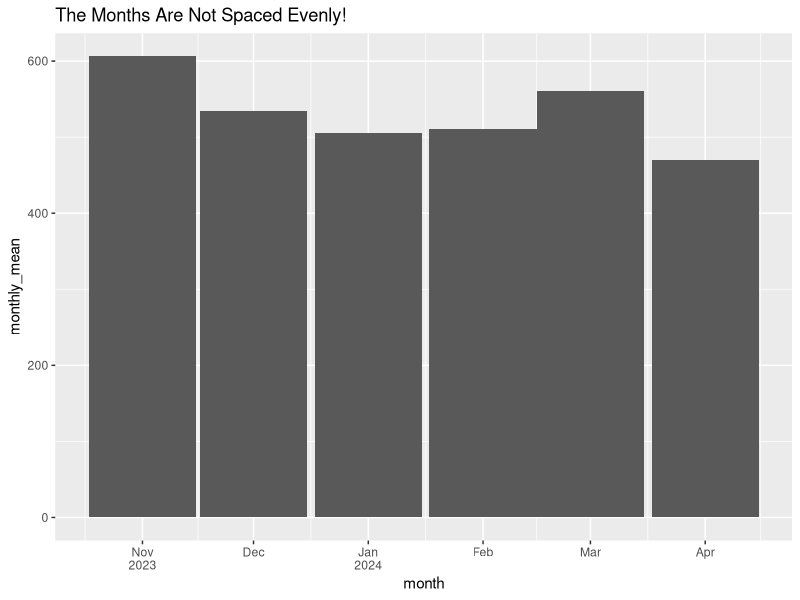
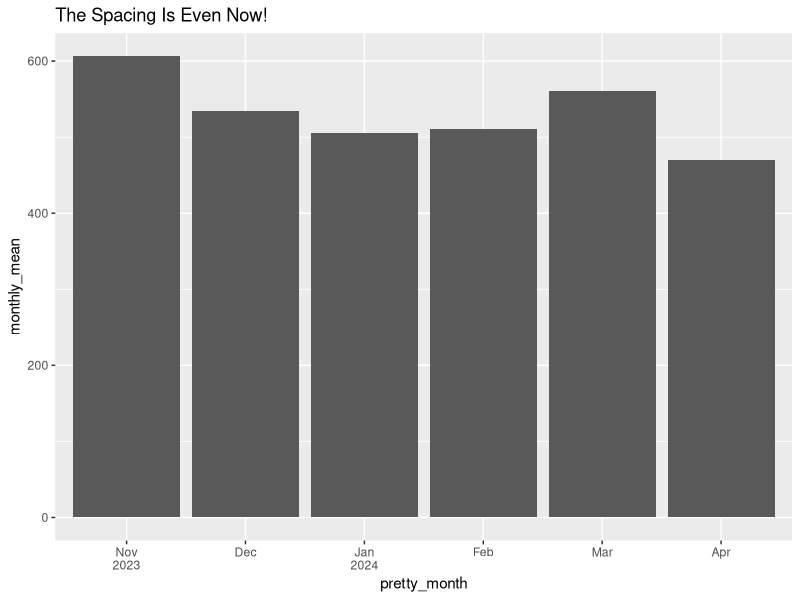

Write the R code that produced these figures, in order.
## ---- chunk 1
library(tidyverse)
## ---- chunk 2
month_data <- tibble(dates = seq(ymd("2023-11-01"), ymd("2024-04-30"), by = "day"),
                     data = sample(1:1e3, 182)) |>
  mutate(month = floor_date(dates, "month")) |>
  group_by(month) |>
  summarise(monthly_mean = mean(data))

month_data
## ---- chunk 3
month_data |>
  ggplot(aes(x = month, y = monthly_mean)) +
  geom_col(width = 29) +
  ggtitle("The Months Are Not Spaced Evenly!") +
  # add the year to the first month plotted in each year
  scale_x_date(labels = scales::label_date_short())
## ---- chunk 4
# get the label_date_short() function
prettify_dates <- scales::label_date_short()

# we use the new function we made and make the dates factors so that they sort 
# correctly. 
new_month_data <- month_data |>
  mutate(pretty_month = prettify_dates(month),
         pretty_month = as_factor(pretty_month))

new_month_data
## ---- chunk 5
new_month_data |>
  ggplot(aes(x = pretty_month, y = monthly_mean)) +
  geom_col() +
  ggtitle("The Spacing Is Even Now!")
